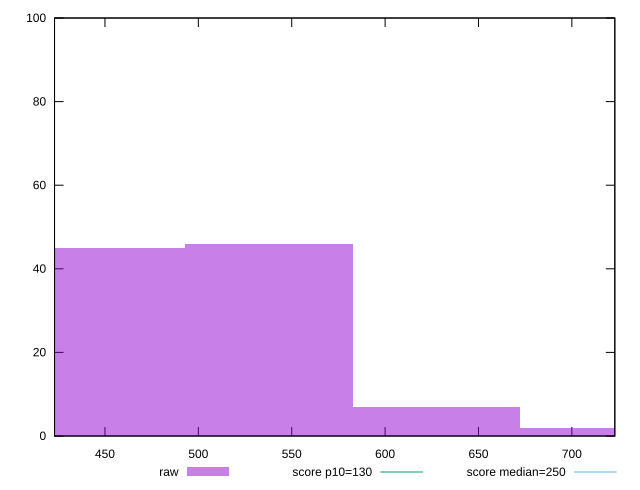

This figure's gnuplot source:
reset

$raw <<EOF
627.6060846428118 7
717.264096734642 2
537.9480725509815 46
448.2900604591512 45
EOF

set key outside below
set boxwidth 89.65801209183024
set xrange [423:723]
set yrange [0:100]
set trange [0:100]
set style fill transparent solid 0.5 noborder

set parametric
set terminal svg size 640, 490 enhanced background rgb 'white'
set output "report_00009_2021-02-08T22-37-41.559Z/max-potential-fid/samples/pages/raw/histogram.svg"

plot $raw title "raw" with boxes, \
     130,t title "score p10=130", \
     250,t title "score median=250"

reset
